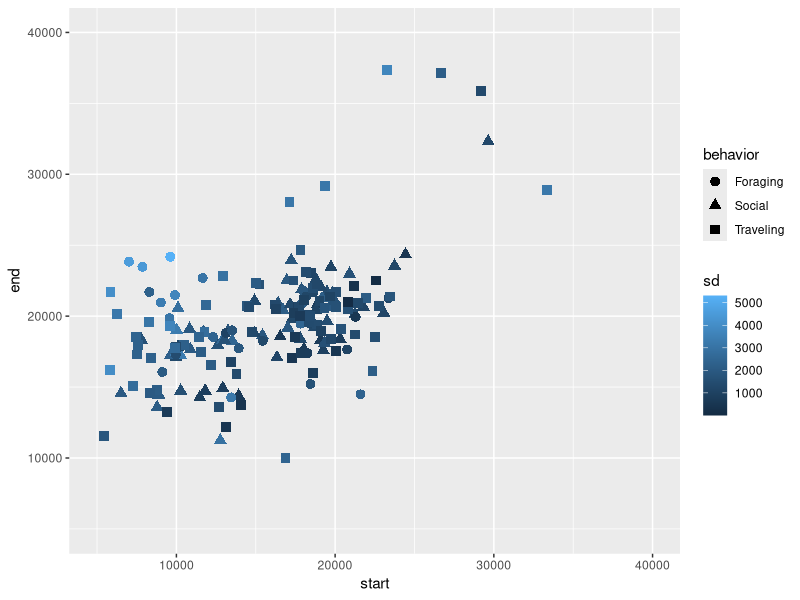
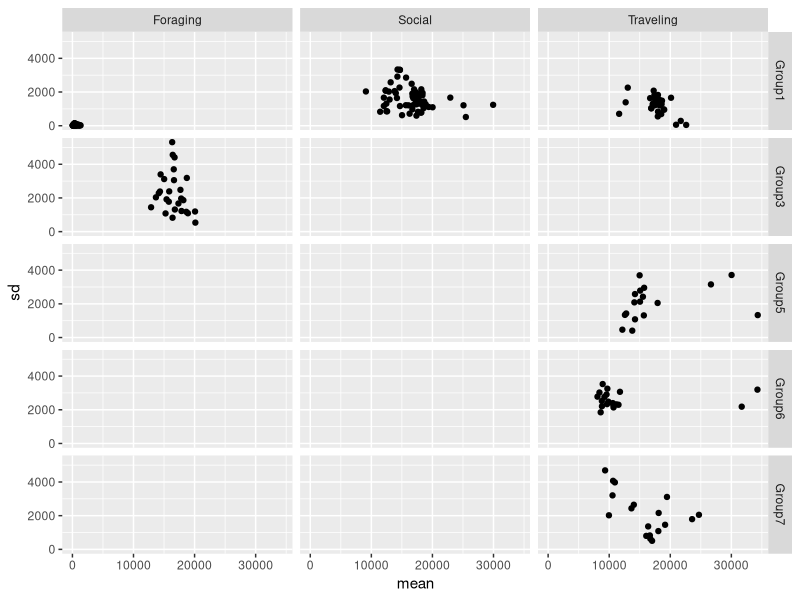
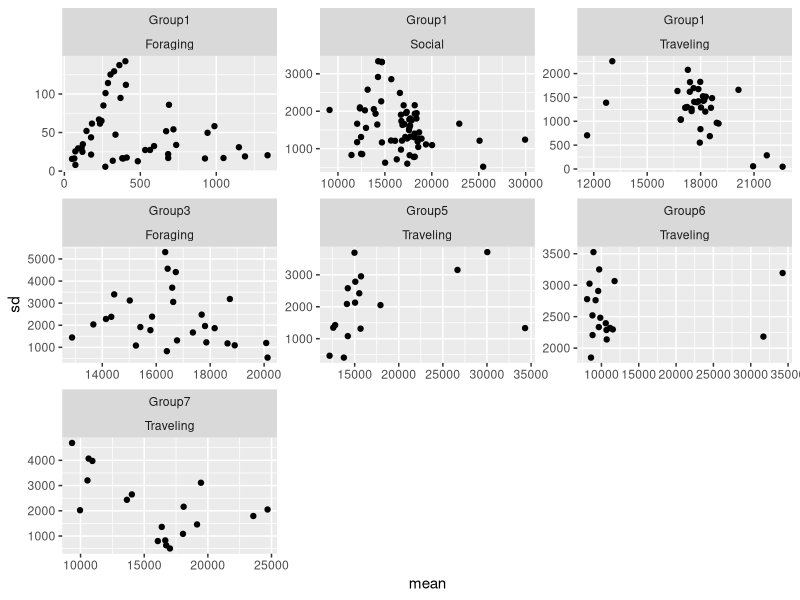
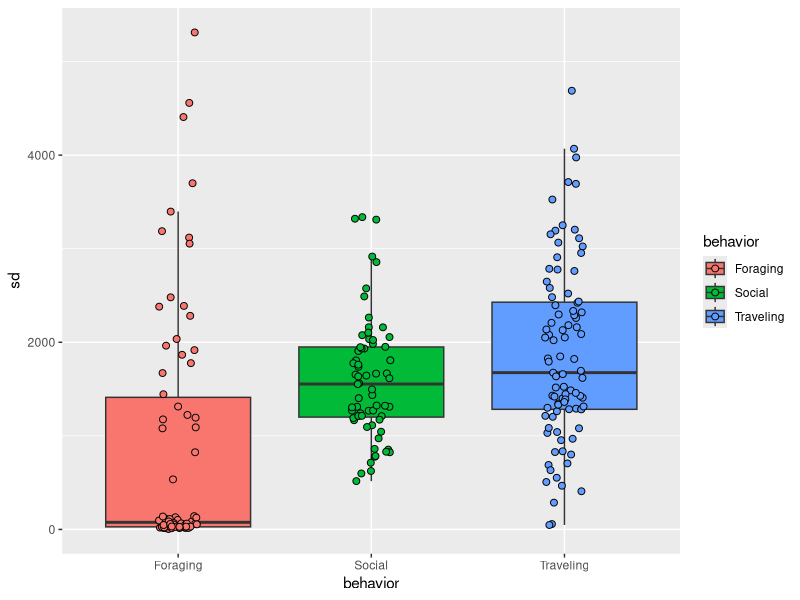
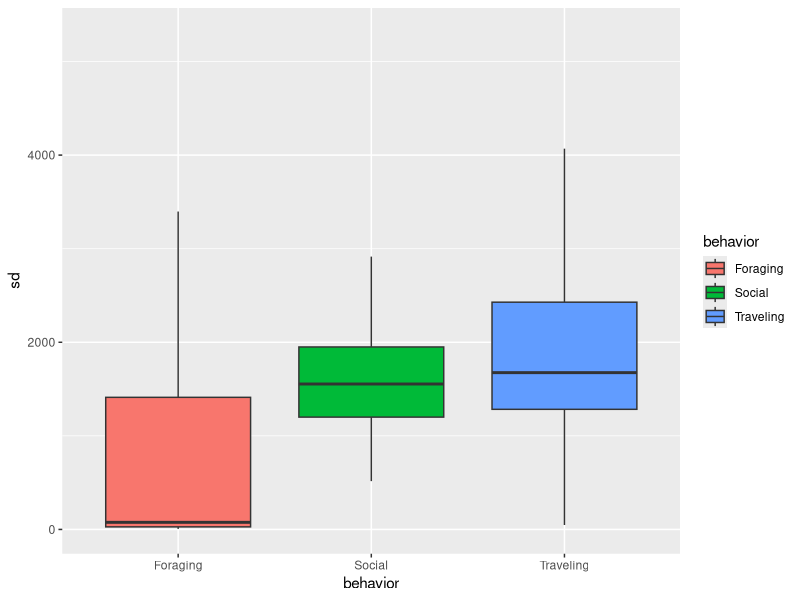
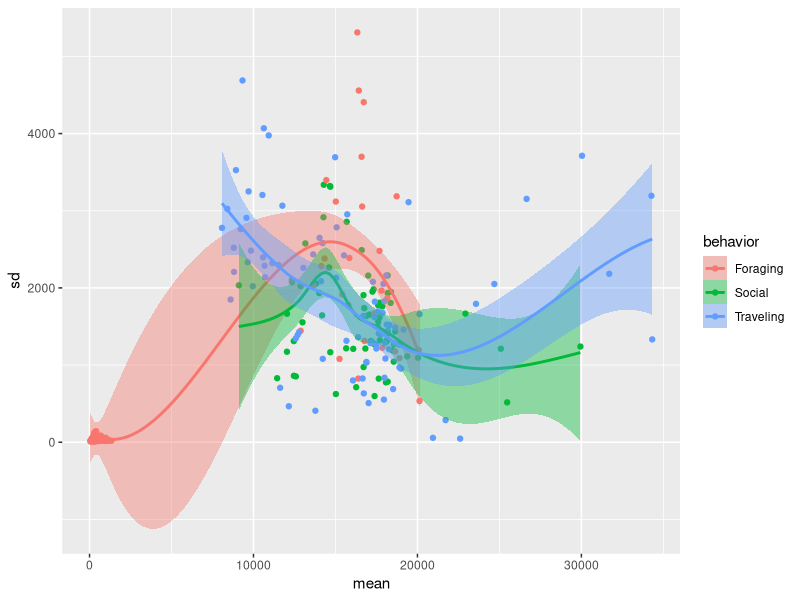
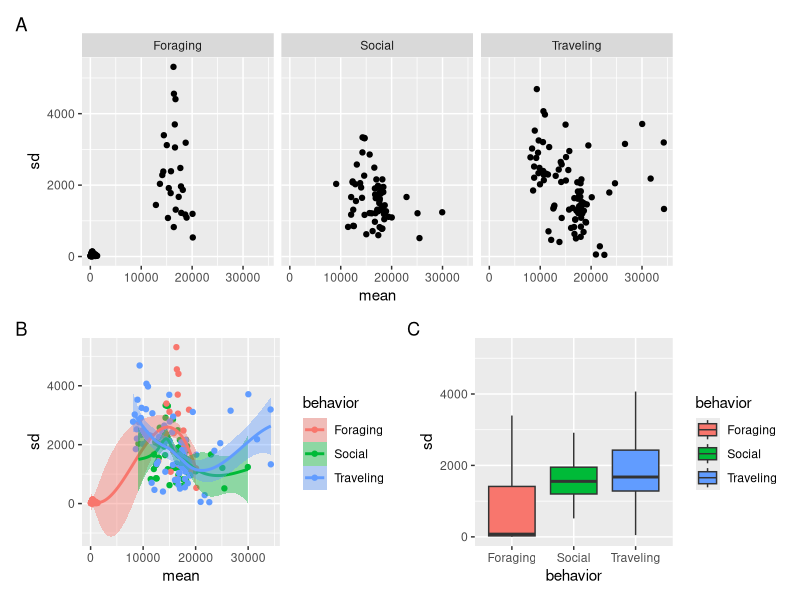
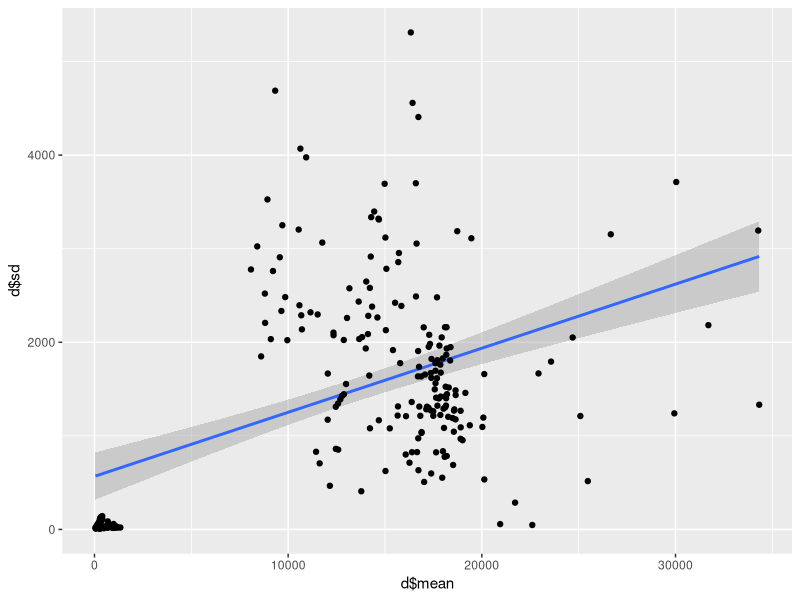

Here is the R script that generated these plots, in order:
## ---- chunk 1
#Preliminaries
library(ggplot2)
library(ggthemes)
library(patchwork)
library(TeachingDemos)

d <- read.csv("hw11Files/cleaned/allSotaliaFF.csv")
## ---- chunk 2
p5 <- ggplot(data=d,
             mapping=(aes(x=start,
                          y=end,
                          color=sd,
                          shape=behavior))) +
  geom_point(size=3) +
  xlim(5000,40000) +
  ylim(5000,40000)
print(p5)

# Faceting
p6 <- ggplot(data=d,
             mapping=(aes(x=mean,y=sd))) +
  geom_point()

p7 <- p6 + facet_grid(.~behavior)

p6 + facet_grid(group~behavior)

p6 + facet_wrap(~group + behavior, scales="free")

#box plot
p8.1 <- ggplot(d,aes(x=behavior,y=sd, fill=behavior)) + 
  geom_boxplot(outlier.shape=NA) + 
  geom_point(size=2,shape=21, position=position_jitter(width=0.1, height=0.7))
print(p8.1)

p8.2 <- ggplot(d,aes(x=behavior,y=sd, fill=behavior)) + 
  geom_boxplot(outlier.shape=NA)
print(p8.2)

p9 <- ggplot(d, aes(x=mean, y=sd, color=behavior, fill=behavior)) + geom_point() + geom_smooth()
print(p9)

#combining plots
(p7) / (p9 | p8.2) +
  plot_annotation(tag_levels = 'A')

## ---- chunk 3
#qplots
qplot(x=d$mean,
      y=d$sd,
      geom=c("smooth","point"),
      method="lm")

qplot(x=d$behavior,
      y=d$sd,
      geom="boxplot",
      fill=I("lightsteelblue"))

qplot(x=d$group,
      y=d$sd,
      geom="boxplot",
      fill=I("lightsteelblue"))

#Themes
p1 <- ggplot(data=d,
             mapping=aes(x=start,y=end))+ geom_point() +geom_smooth()
print(p1)

p2 <- ggplot(data=d,mapping=aes(x=behavior, fill=group)) + geom_bar()
print(p2)

#playing with shape of scatterplots
p3 <- ggplot(data=d,
             mapping=aes(x=start,y=end, color=behavior))+
  geom_point()+
  labs(title="Start vs. End Frequency of whistles",
       x="Start Frequency",
       y="End Frequency") +
  xlim(5000,40000) +
  ylim(5000,40000)
print(p3)

p4 <- ggplot(data=d,
             mapping=(aes(x=start,
                          y=end,
                          color=sd))) +
  geom_point(size=5) +
  xlim(5000,40000) +
  ylim(5000,40000)
print(p4)
